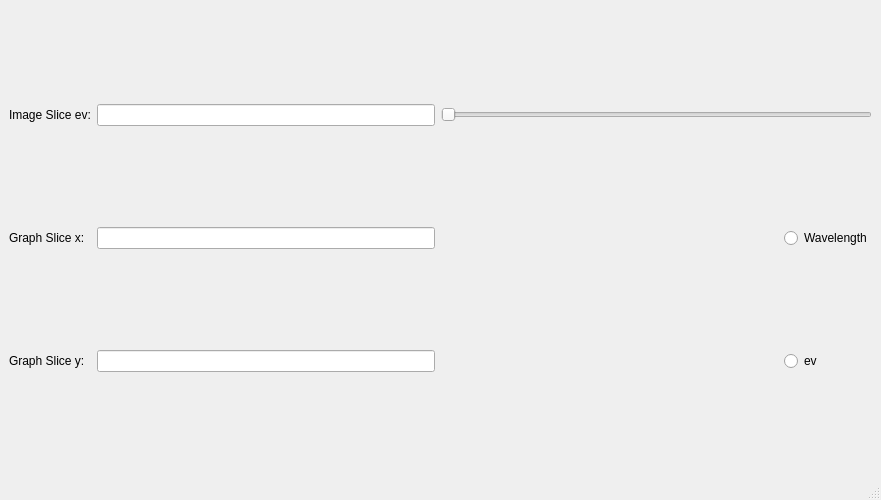
<?xml version="1.0" encoding="UTF-8"?>
<ui version="4.0">
 <class>ViewData</class>
 <widget class="QMainWindow" name="ViewData">
  <property name="geometry">
   <rect>
    <x>0</x>
    <y>0</y>
    <width>881</width>
    <height>500</height>
   </rect>
  </property>
  <property name="windowTitle">
   <string>MainWindow</string>
  </property>
  <widget class="QWidget" name="centralwidget">
   <layout class="QGridLayout" name="gridLayout">
    <item row="4" column="0">
     <widget class="QLabel" name="label_imageslice">
      <property name="text">
       <string>Image Slice ev:</string>
      </property>
     </widget>
    </item>
    <item row="4" column="1">
     <widget class="QLineEdit" name="imageslice"/>
    </item>
    <item row="6" column="1">
     <widget class="QLineEdit" name="graphslicex"/>
    </item>
    <item row="6" column="0">
     <widget class="QLabel" name="label_2">
      <property name="text">
       <string>Graph Slice x:</string>
      </property>
     </widget>
    </item>
    <item row="2" column="2" colspan="2">
     <layout class="QVBoxLayout" name="graphs">
      <property name="sizeConstraint">
       <enum>QLayout::SetMinimumSize</enum>
      </property>
     </layout>
    </item>
    <item row="2" column="0" colspan="2">
     <layout class="QVBoxLayout" name="image">
      <property name="rightMargin">
       <number>0</number>
      </property>
     </layout>
    </item>
    <item row="7" column="0">
     <widget class="QLabel" name="label_3">
      <property name="text">
       <string>Graph Slice y:</string>
      </property>
     </widget>
    </item>
    <item row="7" column="1">
     <widget class="QLineEdit" name="graphslicey"/>
    </item>
    <item row="7" column="3">
     <widget class="QRadioButton" name="ev">
      <property name="text">
       <string>ev</string>
      </property>
     </widget>
    </item>
    <item row="6" column="3">
     <widget class="QRadioButton" name="wavelength">
      <property name="text">
       <string>Wavelength</string>
      </property>
     </widget>
    </item>
    <item row="6" column="2">
     <spacer name="horizontalSpacer">
      <property name="orientation">
       <enum>Qt::Horizontal</enum>
      </property>
      <property name="sizeHint" stdset="0">
       <size>
        <width>40</width>
        <height>20</height>
       </size>
      </property>
     </spacer>
    </item>
    <item row="4" column="2" colspan="2">
     <widget class="QSlider" name="slider">
      <property name="orientation">
       <enum>Qt::Horizontal</enum>
      </property>
     </widget>
    </item>
   </layout>
  </widget>
  <widget class="QMenuBar" name="menubar">
   <property name="geometry">
    <rect>
     <x>0</x>
     <y>0</y>
     <width>881</width>
     <height>21</height>
    </rect>
   </property>
  </widget>
  <widget class="QStatusBar" name="statusbar"/>
 </widget>
 <resources/>
 <connections/>
</ui>
